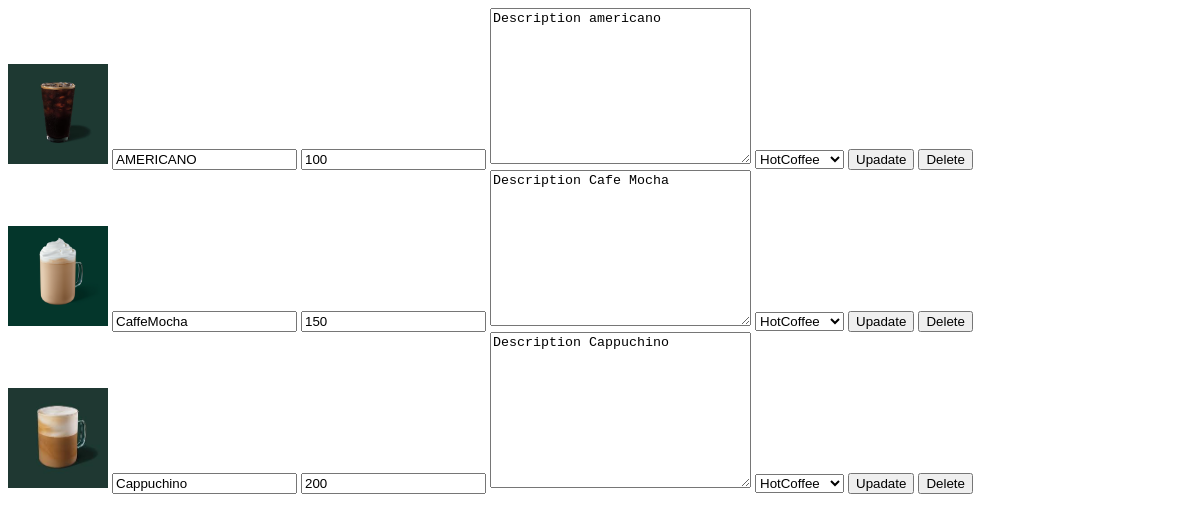
The app's page /adminManageCoffee.php, older data.
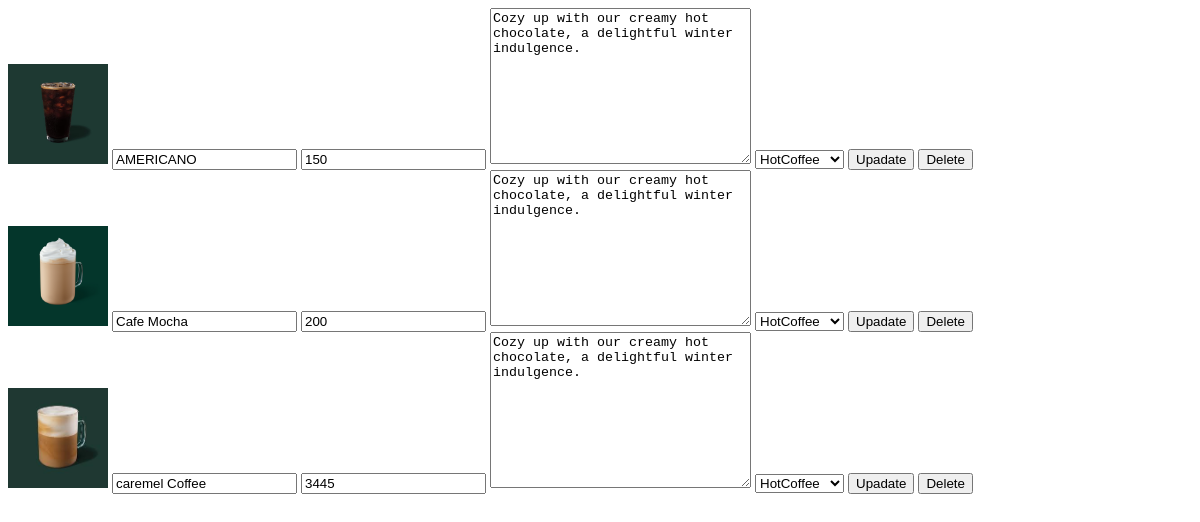
The same page, newer data.
### tables this page shows
CREATE TABLE IF NOT EXISTS `coffee` (
  `CoffeeId` int NOT NULL AUTO_INCREMENT,
  `CoffeeName` varchar(45) DEFAULT NULL,
  `price` double DEFAULT NULL,
  `CofeeDescription` text,
  `CoffeeCategory_Category_id` int NOT NULL,
  `CoffeImagePath` text,
  PRIMARY KEY (`CoffeeId`),
  KEY `fk_Cofee_CofeeCategory_idx` (`CoffeeCategory_Category_id`),
  CONSTRAINT `fk_Cofee_CofeeCategory` FOREIGN KEY (`CoffeeCategory_Category_id`) REFERENCES `coffeecategory` (`Category_id`)
);

### connection.php (called while the page is built, shortened)
<?php
class Database{
    public static $connection;
    public static function setUpConnections()
    {
        if (!isset(Database::$connection)) {
            Database::$connection = new mysqli("localhost", "root", "12345678", "cofeebean_db", "3306");
        }
    }
    public static function search($q)
    {
        $resultSet = Database::$connection->query($q);
        return $resultSet;
    }
}

### adminManageCoffee.php (the view, shortened to what this page needs)
<?php
require "connection.php";
?>
<!DOCTYPE html>
<html lang="en">
<head>
</head>
<body>
    <?php
    $Coffee_rs = Database::search("SELECT * FROM `coffee`");
    $Cofffe_num = $Coffee_rs->num_rows;
    for ($i = 0; $i < $Cofffe_num; $i++) {
        $Coffee_data = $Coffee_rs->fetch_assoc();
    ?>
        <div>
            <img src="<?php echo ($Coffee_data["CoffeImagePath"]) ?>" style="width: 100px; height: auto;" alt="">
            <input type="text" id="Cname<?php echo ($Coffee_data['CoffeeId']) ?>" value="<?php echo ($Coffee_data["CoffeeName"]) ?>">
            <input type="text" id="Cprice<?php echo ($Coffee_data['CoffeeId']) ?>" value="<?php echo ($Coffee_data["price"]) ?>">
            <textarea name="" id="Cdescription<?php echo ($Coffee_data['CoffeeId']) ?>" cols="30" rows="10"><?php echo ($Coffee_data["CofeeDescription"]) ?></textarea>
            <select id="Ccategory<?php echo ($Coffee_data['CoffeeId']) ?>">
                <?php
                $category_rs = Database::search("SELECT * FROM `coffeecategory`");
                $category_num = $category_rs->num_rows;
                for ($x = 0; $x < $category_num; $x++) {
                    $category_data = $category_rs->fetch_assoc();
                ?>
                    <option value="<?php echo ($category_data["Category_id"]) ?>"><?php echo ($category_data["Category_name"]) ?></option>
                <?php
                }
                ?>
            </select>
            <button onclick="UpdateCofeeInfo(<?php echo ($Coffee_data['CoffeeId']) ?>);">Upadate</button>
            <button onclick="DeleteCoffeeInfo(<?php echo ($Coffee_data['CoffeeId']) ?>);">Delete</button>
        </div>
    <?php
    }
    ?>
</body>
</html>

Row changes from the older to the newer data that the page shows:
changed coffee "AMERICANO": price "100" → "150"; CoffeeId+CofeeDescription "Description americano" → "Cozy up with our creamy hot chocolate, a delightful winter indulgence."
changed coffee: CoffeeName "CaffeMocha" → "Cafe Mocha"; price "150" → "200"; CoffeeId+CofeeDescription "Description Cafe Mocha" → "Cozy up with our creamy hot chocolate, a delightful winter indulgence."
changed coffee: CoffeeName "Cappuchino" → "caremel Coffee"; price "200" → "3445"; CoffeeId+CofeeDescription "Description Cappuchino" → "Cozy up with our creamy hot chocolate, a delightful winter indulgence."
